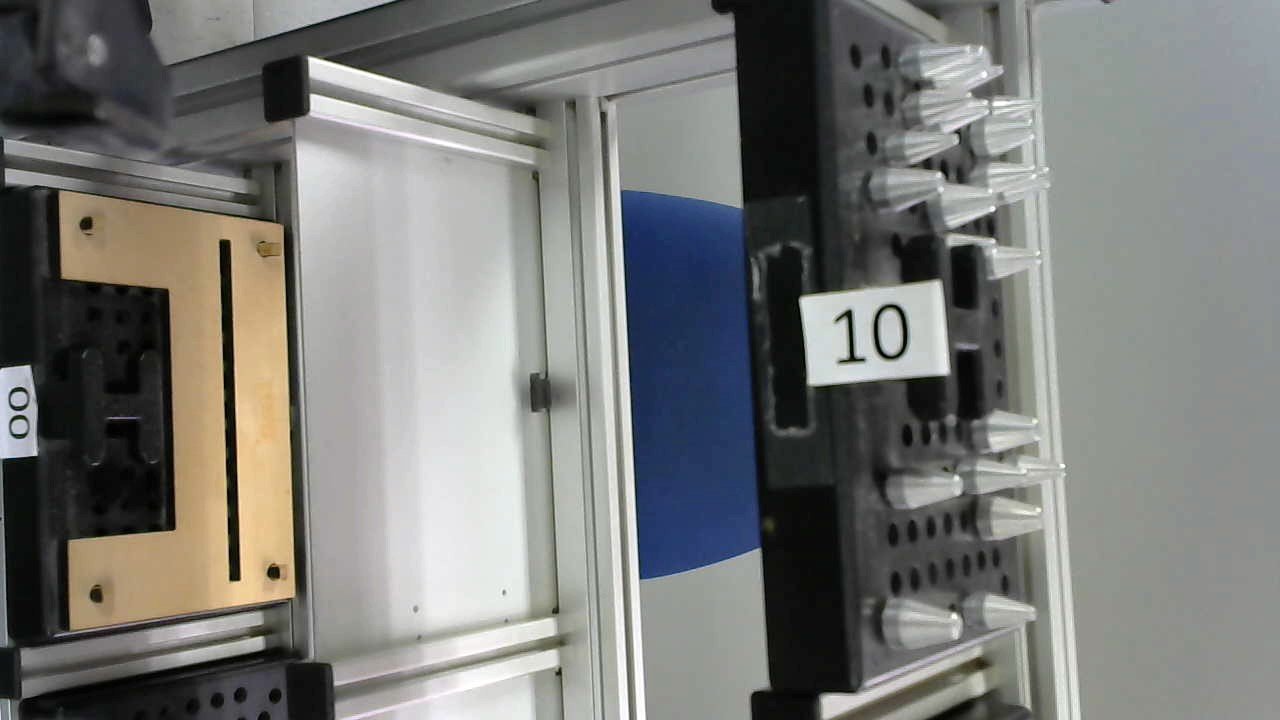
#> input picture Programas/Controlrobot/imagenes/analizar.jpg, 1280 x 720 px; its folder holds 3 pictures in this run
$ python analisisImagen.py
#> lines starting #> are read from the running program, lines starting #| are printed output that depends on the picture; after the words box and inside, x2 and y2 are one past the last pixel; in counts of white or black regions, pixels touching at a corner belong together
import cv2
import numpy as np
from matplotlib import pyplot as plt

def analiza(numero, imagen_para_analizar):
    template = cv2.imread('imagenes/'+str(numero)+".jpg", 0)
    method = eval('cv2.TM_SQDIFF_NORMED')
    res = cv2.matchTemplate(imagen_para_analizar, template, method)
    min_val = cv2.minMaxLoc(res)[0]
    return min_val

img_para_analizar = cv2.imread('imagenes/analizar.jpg', 0)
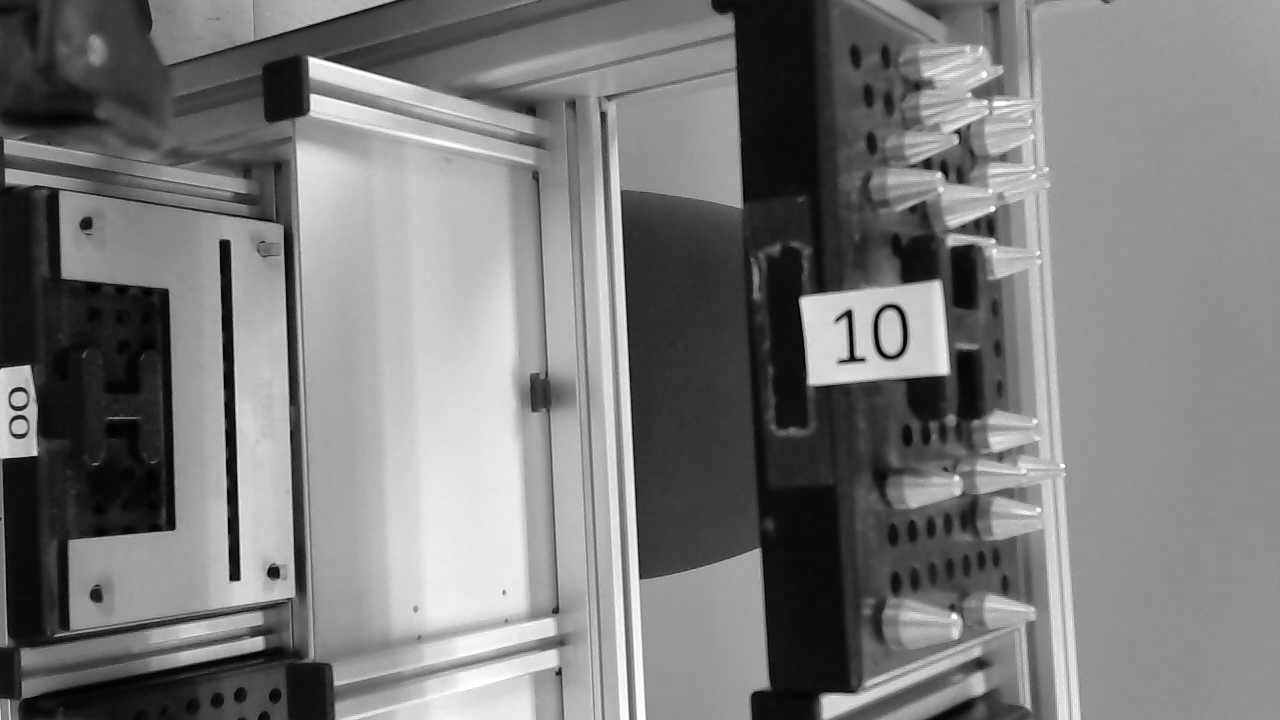
#> img_para_analizar: shape (720, 1280); min 0, max 255, mean 122.3
img = img_para_analizar.copy()

template = cv2.imread("imagenes/10.jpg", 0)
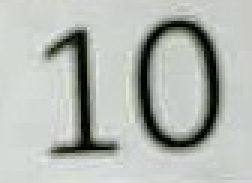
#> input picture Programas/Controlrobot/imagenes/10.jpg, 84 x 61 px (shown 3 times larger)
#> template: shape (61, 84); min 0, max 229, mean 181.3
w, h = template.shape[::-1]
#> w = 84; h = 61

method = eval('cv2.TM_SQDIFF_NORMED')
res = cv2.matchTemplate(img, template, method)
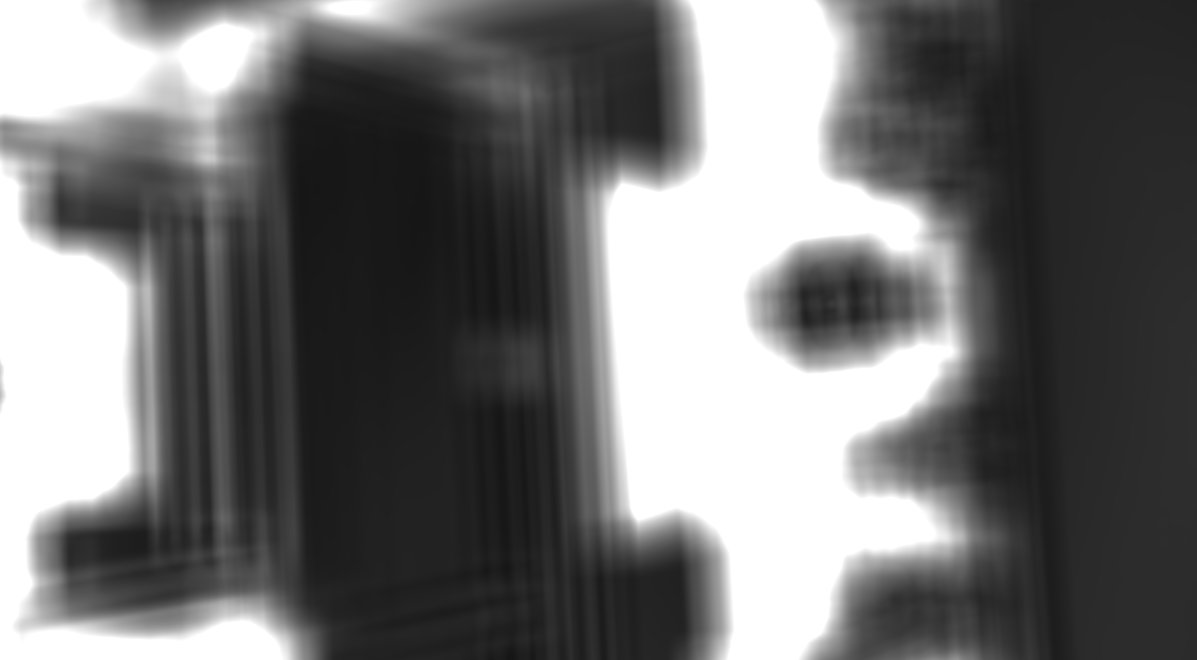
#> res: shape (660, 1197) float32; min 0.0866, max 1, mean 0.443
min_val, max_val, min_loc, max_loc = cv2.minMaxLoc(res)
#> min_val = 0.0866; max_val = 1; min_loc = (510, 659); max_loc = (0, 0)
#print("El valor es: ", str(min_val))


umbral = 0.09
loc = np.where( res <= umbral)
#> loc = 937 positions, rows 146 to 659, columns 300 to 512
for pt in zip(*loc[::-1]):
    cv2.rectangle(img, pt, (pt[0] + w, pt[1] + h), (0,0,255), 2)
#> this loop made 937 passes
#> pt on passes 1 to 3: (419, 146), (420, 146), (418, 147)
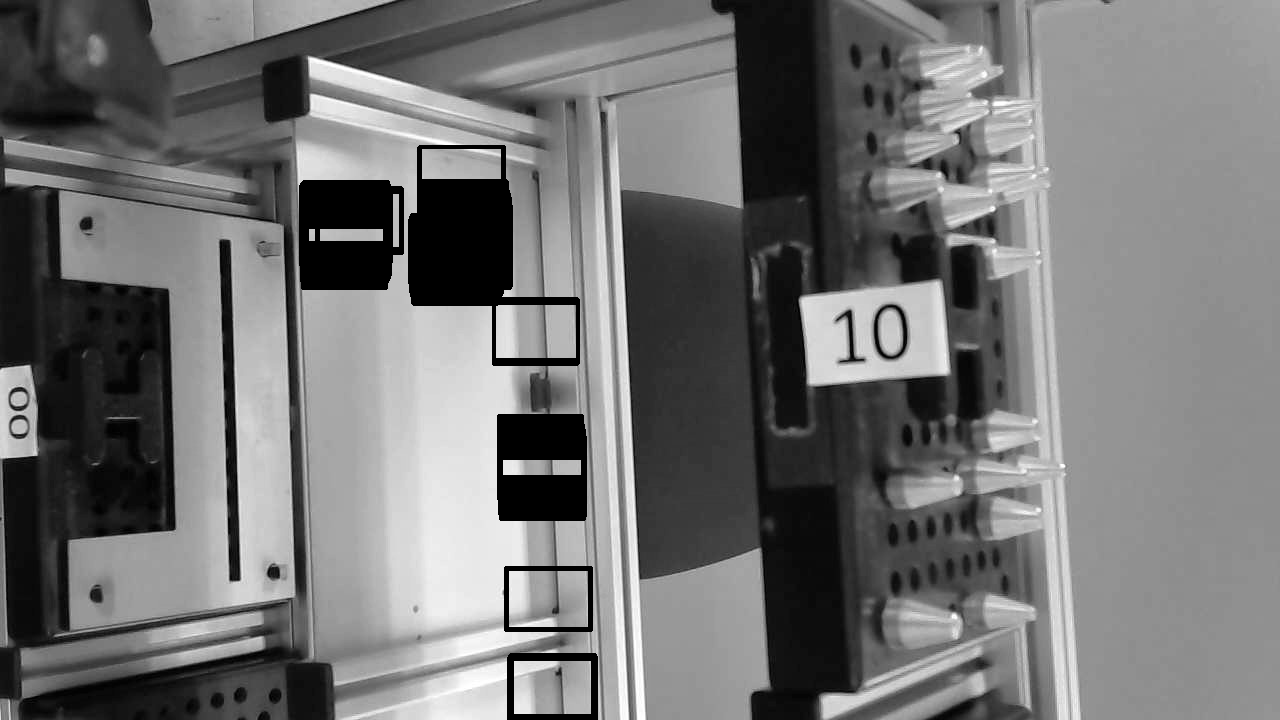
#> img: shape (720, 1280); 3.99% of pixels changed, all inside (x1, y1, x2, y2) = (299, 145, 598, 720)

# [4 lines of commented-out code are left out]

cv2.imwrite('imagenes/resultado.jpg', img)
filepath = 'imagenes/resultado.jpg'
print("listo")
